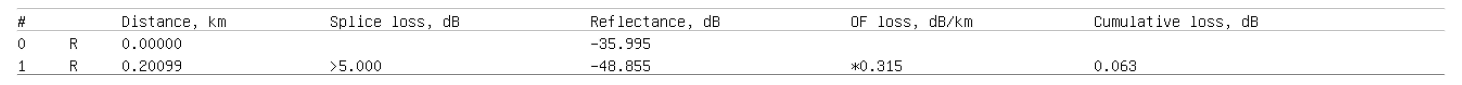
#> input picture crop_img/im_crop_bottom_graph.jpg, 5848 x 338 px, found by its file name (shown at 1/4 size)
$ python insert_img_to_excel.py
#> lines starting #> are read from the running program, lines starting #| are printed output that depends on the picture
# [10 lines of commented-out code are left out]
from PIL import Image, ImageOps
import cv2

#Resize Image
img_name = Image.open('img/im_crop_bottom_graph.jpg')
#> img_name is the input picture: PIL image 5848x338 RGB; min 0, max 255, mean 246.6
width = 920 #640
height = 65 #245
dim = (width, height)
resizeImg = img_name.resize(dim)
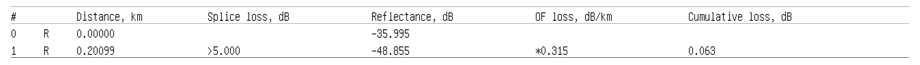
#> resizeImg: PIL image 920x65 RGB; min 20, max 255, mean 246.4
resizeImg.save('img/im_crop_bottom_graph_resize.jpg')

# Adding Border to Image
img = Image.open('img/im_crop_bottom_graph_resize.jpg')
img_with_border = ImageOps.expand(img, border=1, fill='black')
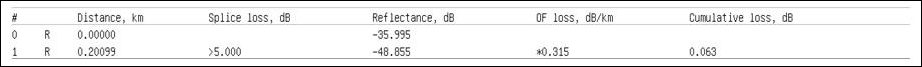
#> img_with_border: PIL image 922x67 RGB; min 0, max 255, mean 238
img_with_border.save('img/im_crop_bottom_graph_resize_border.jpg')
